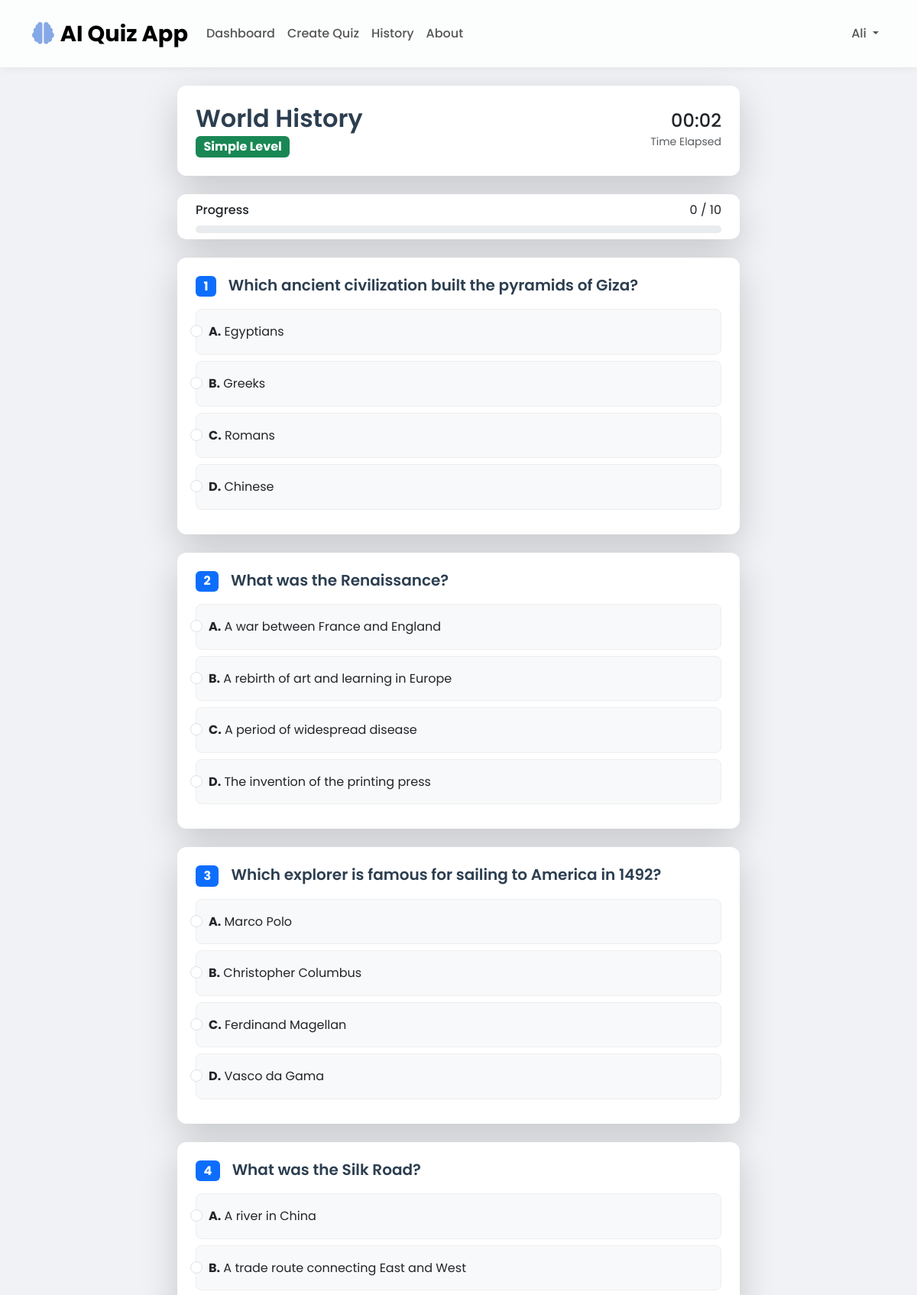
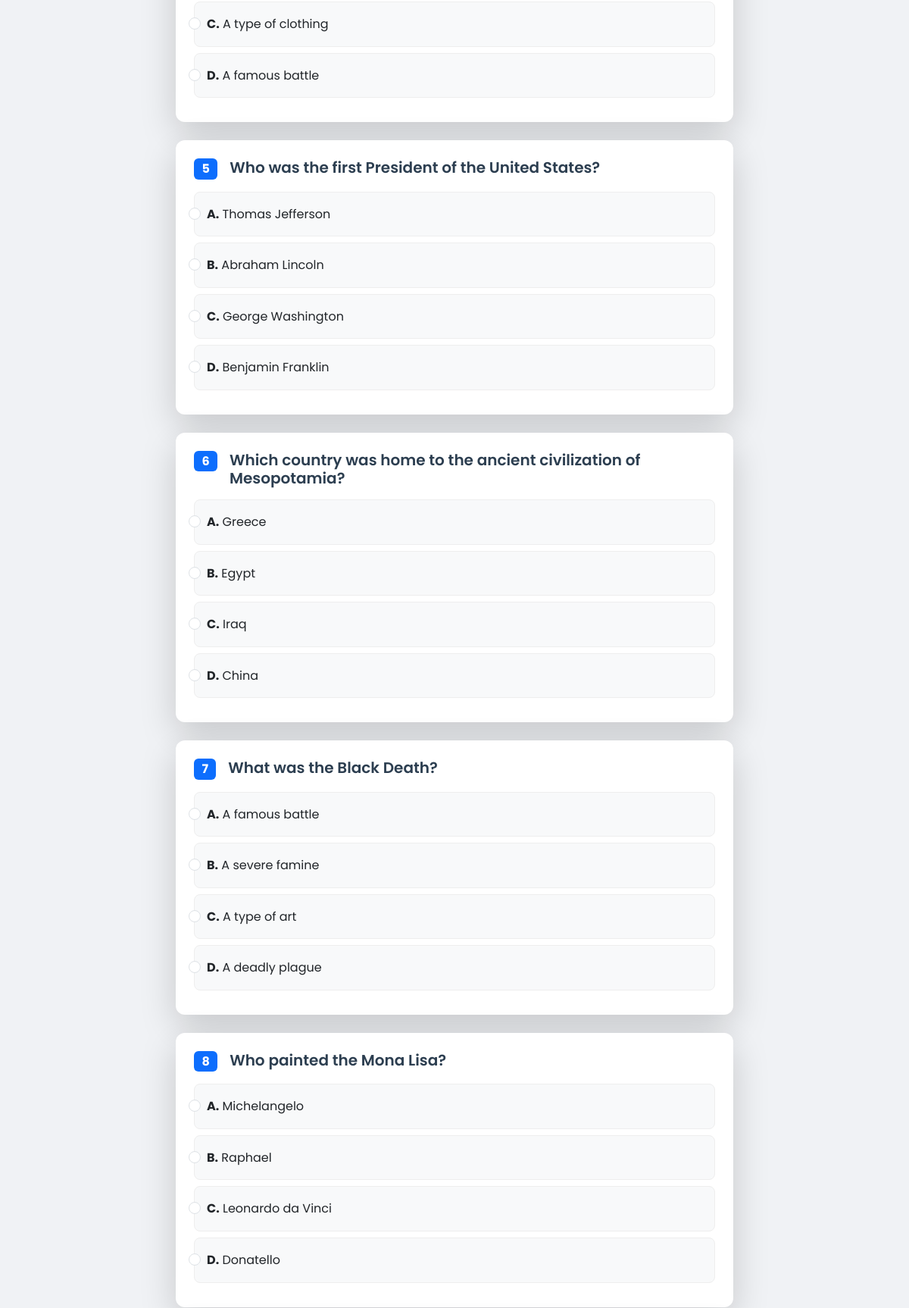
Screenshot of /quiz/take/1 (signed in, upper part) with the database file from the repository (2 pictures, top to bottom).
### models.py (models this page shows, shortened)
class User(UserMixin, db.Model):
    __tablename__ = 'users'
    id = db.Column(db.Integer, primary_key=True)
    username = db.Column(db.String(80), unique=True, nullable=False)
    email = db.Column(db.String(120), unique=True, nullable=False)
    password_hash = db.Column(db.String(255), nullable=False)
    created_at = db.Column(db.DateTime, default=datetime.utcnow)
    results = db.relationship('QuizResult', backref='user', lazy=True)

class Quiz(db.Model):
    __tablename__ = 'quizzes'
    id = db.Column(db.Integer, primary_key=True)
    topic = db.Column(db.String(200), nullable=False)
    difficulty = db.Column(db.Enum('simple', 'medium', 'hard'), nullable=False)
    created_at = db.Column(db.DateTime, default=datetime.utcnow)
    questions = db.relationship('Question', backref='quiz', lazy=True, cascade='all, delete-orphan')
    results = db.relationship('QuizResult', backref='quiz', lazy=True)

class Question(db.Model):
    __tablename__ = 'questions'
    id = db.Column(db.Integer, primary_key=True)
    quiz_id = db.Column(db.Integer, db.ForeignKey('quizzes.id'), nullable=False)
    question_text = db.Column(db.Text, nullable=False)
    option_a = db.Column(db.String(500), nullable=False)
    option_b = db.Column(db.String(500), nullable=False)
    option_c = db.Column(db.String(500), nullable=False)
    option_d = db.Column(db.String(500), nullable=False)
    correct_option = db.Column(db.Enum('A', 'B', 'C', 'D'), nullable=False)
    explanation = db.Column(db.Text, nullable=False)
    question_number = db.Column(db.Integer, nullable=False)
    def to_dict(self, include_answer=False):
        data = {
            'id': self.id,
            'question_number': self.question_number,
            'question_text': self.question_text,
            'options': {
                'A': self.option_a,
                'B': self.option_b,
                'C': self.option_c,
                'D': self.option_d
            }
        }
        if include_answer:
            data['correct_option'] = self.correct_option
            data['explanation'] = self.explanation
        return data

### routes/quiz.py (the view)
@quiz_bp.route('/take/<int:quiz_id>')
@login_required
def take_quiz(quiz_id):
    quiz = Quiz.query.get_or_404(quiz_id)
    questions = Question.query.filter_by(quiz_id=quiz_id).order_by(Question.question_number).all()
    questions_data = [q.to_dict(include_answer=False) for q in questions]
    return render_template('quiz/take.html', quiz=quiz, questions=questions_data)

### templates/quiz/take.html (shortened to what this page needs)
{% extends "base.html" %}
{% block content %}
<div class="row justify-content-center">
    <div class="col-lg-8">
        <div class="card border-0 shadow-lg fade-in-up mb-4">
            <div class="card-body">
                <div class="d-flex justify-content-between align-items-center">
                    <div>
                        <h2 class="mb-1">{{ quiz.topic }}</h2>
                        <span class="badge bg-{{ 'success' if quiz.difficulty == 'simple' else 'warning' if quiz.difficulty == 'medium' else 'danger' }} fs-6">
                            {{ quiz.difficulty.title() }} Level
                        </span>
                    </div>
                    <div class="text-end">
                        <div class="h4 mb-0" id="timer">00:00</div>
                        <small class="text-muted">Time Elapsed</small>
                    </div>
                </div>
            </div>
        </div>
        <div class="card border-0 shadow-lg fade-in-up mb-4">
            <div class="card-body py-2">
                <div class="d-flex justify-content-between align-items-center mb-2">
                    <span class="fw-medium">Progress</span>
                    <span id="progressText">0 / {{ questions|length }}</span>
                </div>
                <div class="progress">
                </div>
            </div>
        </div>
        <form id="quizForm">
            {% for question in questions %}
            <div class="card border-0 shadow-lg fade-in-up mb-4 question-card" data-question-id="{{ question.id }}">
                <div class="card-body">
                    <div class="d-flex align-items-start mb-3">
                        <span class="badge bg-primary me-3 fs-6">{{ question.question_number }}</span>
                        <h5 class="mb-0">{{ question.question_text }}</h5>
                    </div>
                    <div class="options-container">
                        {% for option_key, option_text in question.options.items() %}
                        <div class="form-check mb-2 option-item">
                            <input class="form-check-input" type="radio"
                                   name="question_{{ question.id }}"
                                   id="q{{ question.id }}_{{ option_key }}"
                                   value="{{ option_key }}"
                                   data-question-id="{{ question.id }}">
                            <label class="form-check-label w-100" for="q{{ question.id }}_{{ option_key }}">
                                <strong>{{ option_key }}.</strong> {{ option_text }}
                            </label>
                        </div>
                        {% endfor %}
                    </div>
                </div>
            </div>
            {% endfor %}
        </form>
    </div>
</div>
{% endblock %}

### templates/base.html (shortened to what this page needs)
<!DOCTYPE html>
<html lang="en">
<head>
    <link href="https://cdn.jsdelivr.net/npm/bootstrap@5.3.0/dist/css/bootstrap.min.css" rel="stylesheet">
    <link href="https://cdnjs.cloudflare.com/ajax/libs/font-awesome/6.4.0/css/all.min.css" rel="stylesheet">
    <link href="{{ url_for('static', filename='css/modern.css') }}" rel="stylesheet">
</head>
<body>
    <nav class="navbar navbar-expand-lg navbar-light">
        <div class="container">
            <a class="navbar-brand" href="{{ url_for('main.index') }}">
                <i class="fas fa-brain me-2"></i>AI Quiz App
            </a>
            <div class="collapse navbar-collapse" id="navbarNav">
                <ul class="navbar-nav me-auto">
                    {% if current_user.is_authenticated %}
                        <li class="nav-item">
                            <a class="nav-link" href="{{ url_for('main.dashboard') }}">Dashboard</a>
                        </li>
                        <li class="nav-item">
                            <a class="nav-link" href="{{ url_for('quiz.create_quiz') }}">Create Quiz</a>
                        </li>
                        <li class="nav-item">
                            <a class="nav-link" href="{{ url_for('quiz.quiz_history') }}">History</a>
                        </li>
                    {% endif %}
                    <li class="nav-item">
                        <a class="nav-link" href="{{ url_for('main.about') }}">About</a>
                    </li>
                </ul>
                <ul class="navbar-nav">
                    {% if current_user.is_authenticated %}
                        <li class="nav-item dropdown">
                            <a class="nav-link dropdown-toggle" href="#" id="navbarDropdown" role="button" data-bs-toggle="dropdown">
                                {{ current_user.username }}
                            </a>
                        </li>
                    {% endif %}
                </ul>
            </div>
        </div>
    </nav>
    <main class="container my-4">
        {% block content %}{% endblock %}
    </main>
</body>
</html>

### static/css/modern.css (style rules this page uses)
:root { --primary-color: #86A8E7; --secondary-color: #91EAE4; --background-color: #f0f2f5; --card-background: #ffffff; --text-color: #333; --heading-color: #2c3e50; --border-radius: 12px; --shadow: 0 4px 20px rgba(0, 0, 0, 0.08); --gradient: linear-gradient(135deg, #7F7FD5, #86A8E7, #91EAE4); }
body { font-family: 'Poppins', sans-serif; background-color: var(--background-color); color: var(--text-color); line-height: 1.6; }
h1, h2, h3, h4, h5, h6 { font-weight: 600; color: var(--heading-color); }
a { color: var(--primary-color); text-decoration: none; transition: color 0.3s ease; }
.navbar { background-color: rgba(255, 255, 255, 0.8); backdrop-filter: blur(10px); box-shadow: 0 2px 10px rgba(0, 0, 0, 0.05); padding: 1rem 0; }
.navbar-brand { font-weight: 700; font-size: 1.8rem; }
.navbar-brand .fa-brain { color: var(--primary-color); }
.nav-link { font-weight: 500; color: #555; transition: color 0.3s ease; }
.card { background-color: var(--card-background); border: none; border-radius: var(--border-radius); box-shadow: var(--shadow); transition: transform 0.3s ease, box-shadow 0.3s ease; }
.card-body { padding: 1.5rem; }
.question-card { margin-bottom: 2rem; }
.option-item { background-color: #f8f9fa; border: 1px solid #eee; border-radius: 8px; padding: 1rem; margin-bottom: 0.5rem; cursor: pointer; transition: all 0.3s ease; }
.progress { height: 10px; border-radius: 5px; background-color: #e9ecef; }

### rows the page displays
User: username "Ali"
Quiz: topic "World History", difficulty "Simple"
Question: question_number "1", question_text "Which ancient civilization built the pyramids of Giza?", correct_option "A", option_a "Egyptians", option_key "B", option_b "Greeks", option_key "C", option_c "Romans", option_key "D", option_d "Chinese"
Question: question_number "2", question_text "What was the Renaissance?", option_key "A", option_a "A war between France and England", correct_option "B", option_b "A rebirth of art and learning in Europe", option_key "C", option_c "A period of widespread disease", option_key "D", option_d "The invention of the printing press"
Question: question_number "3", question_text "Which explorer is famous for sailing to America in 1492?", option_key "A", option_a "Marco Polo", correct_option "B", option_b "Christopher Columbus", option_key "C", option_c "Ferdinand Magellan", option_key "D", option_d "Vasco da Gama"
Question: question_number "4", question_text "What was the Silk Road?", option_key "A", option_a "A river in China", correct_option "B", option_b "A trade route connecting East and West", option_key "C", option_c "A type of clothing", option_key "D", option_d "A famous battle"
Question: question_number "5", question_text "Who was the first President of the United States?", option_key "A", option_a "Thomas Jefferson", option_key "B", option_b "Abraham Lincoln", correct_option "C", option_c "George Washington", option_key "D", option_d "Benjamin Franklin"
Question: question_number "6", question_text "Which country was home to the ancient civilization of Mesopotamia?", option_key "A", option_a "Greece", option_key "B", option_b "Egypt", correct_option "C", option_c "Iraq", option_key "D", option_d "China"
Question: question_number "7", question_text "What was the Black Death?", option_key "A", option_a "A famous battle", option_key "B", option_b "A severe famine", option_key "C", option_c "A type of art", correct_option "D", option_d "A deadly plague"
Question: question_number "8", question_text "Who painted the Mona Lisa?", option_key "A", option_a "Michelangelo", option_key "B", option_b "Raphael", correct_option "C", option_c "Leonardo da Vinci", option_key "D", option_d "Donatello"

### other values shown
{{ questions|length }} "10"
